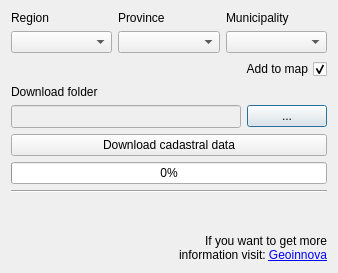
<?xml version="1.0" encoding="UTF-8"?>
<ui version="4.0">
 <class>ItalyInspireCadastreDownloaderDialogBase</class>
 <widget class="QDialog" name="ItalyInspireCadastreDownloaderDialogBase">
  <property name="geometry">
   <rect>
    <x>0</x>
    <y>0</y>
    <width>338</width>
    <height>273</height>
   </rect>
  </property>
  <property name="windowTitle">
   <string>Italy Inspire Cadastre Downloader</string>
  </property>
  <layout class="QVBoxLayout" name="verticalLayout">
   <item>
    <layout class="QGridLayout" name="gridLayout_4">
     <item row="1" column="2">
      <widget class="QComboBox" name="comboBox_municipality">
       <property name="sizePolicy">
        <sizepolicy hsizetype="Preferred" vsizetype="Fixed">
         <horstretch>0</horstretch>
         <verstretch>0</verstretch>
        </sizepolicy>
       </property>
       <property name="contextMenuPolicy">
        <enum>Qt::DefaultContextMenu</enum>
       </property>
       <property name="locale">
        <locale language="English" country="UnitedKingdom"/>
       </property>
      </widget>
     </item>
     <item row="0" column="2">
      <widget class="QLabel" name="label_municipality">
       <property name="sizePolicy">
        <sizepolicy hsizetype="Preferred" vsizetype="Preferred">
         <horstretch>0</horstretch>
         <verstretch>0</verstretch>
        </sizepolicy>
       </property>
       <property name="minimumSize">
        <size>
         <width>100</width>
         <height>0</height>
        </size>
       </property>
       <property name="text">
        <string>Municipality</string>
       </property>
      </widget>
     </item>
     <item row="1" column="0">
      <widget class="QComboBox" name="comboBox_region">
       <property name="sizePolicy">
        <sizepolicy hsizetype="Preferred" vsizetype="Fixed">
         <horstretch>0</horstretch>
         <verstretch>0</verstretch>
        </sizepolicy>
       </property>
       <property name="locale">
        <locale language="English" country="UnitedKingdom"/>
       </property>
      </widget>
     </item>
     <item row="0" column="0">
      <widget class="QLabel" name="label_region">
       <property name="sizePolicy">
        <sizepolicy hsizetype="Preferred" vsizetype="Preferred">
         <horstretch>0</horstretch>
         <verstretch>0</verstretch>
        </sizepolicy>
       </property>
       <property name="minimumSize">
        <size>
         <width>100</width>
         <height>0</height>
        </size>
       </property>
       <property name="text">
        <string>Region</string>
       </property>
      </widget>
     </item>
     <item row="1" column="1">
      <widget class="QComboBox" name="comboBox_province">
       <property name="sizePolicy">
        <sizepolicy hsizetype="Preferred" vsizetype="Fixed">
         <horstretch>0</horstretch>
         <verstretch>0</verstretch>
        </sizepolicy>
       </property>
       <property name="locale">
        <locale language="English" country="UnitedKingdom"/>
       </property>
      </widget>
     </item>
     <item row="0" column="1">
      <widget class="QLabel" name="label_province">
       <property name="sizePolicy">
        <sizepolicy hsizetype="Preferred" vsizetype="Preferred">
         <horstretch>0</horstretch>
         <verstretch>0</verstretch>
        </sizepolicy>
       </property>
       <property name="minimumSize">
        <size>
         <width>100</width>
         <height>0</height>
        </size>
       </property>
       <property name="text">
        <string>Province</string>
       </property>
      </widget>
     </item>
    </layout>
   </item>
   <item>
    <layout class="QGridLayout" name="gridLayout_2">
     <item row="0" column="0">
      <widget class="QCheckBox" name="checkBox_addToMap">
       <property name="sizePolicy">
        <sizepolicy hsizetype="Expanding" vsizetype="Fixed">
         <horstretch>0</horstretch>
         <verstretch>0</verstretch>
        </sizepolicy>
       </property>
       <property name="layoutDirection">
        <enum>Qt::RightToLeft</enum>
       </property>
       <property name="locale">
        <locale language="English" country="UnitedKingdom"/>
       </property>
       <property name="text">
        <string>Add to map</string>
       </property>
       <property name="checkable">
        <bool>true</bool>
       </property>
       <property name="checked">
        <bool>true</bool>
       </property>
      </widget>
     </item>
    </layout>
   </item>
   <item>
    <widget class="QLabel" name="label_descarga">
     <property name="text">
      <string>Download folder</string>
     </property>
    </widget>
   </item>
   <item>
    <layout class="QHBoxLayout" name="horizontalLayout_3">
     <item>
      <widget class="QLineEdit" name="lineEdit_path">
       <property name="enabled">
        <bool>false</bool>
       </property>
       <property name="minimumSize">
        <size>
         <width>0</width>
         <height>23</height>
        </size>
       </property>
      </widget>
     </item>
     <item>
      <widget class="QPushButton" name="pushButton_select_path">
       <property name="sizePolicy">
        <sizepolicy hsizetype="Fixed" vsizetype="Fixed">
         <horstretch>0</horstretch>
         <verstretch>0</verstretch>
        </sizepolicy>
       </property>
       <property name="text">
        <string>...</string>
       </property>
      </widget>
     </item>
    </layout>
   </item>
   <item>
    <widget class="QPushButton" name="pushButton_run">
     <property name="locale">
      <locale language="English" country="UnitedKingdom"/>
     </property>
     <property name="text">
      <string>Download cadastral data</string>
     </property>
    </widget>
   </item>
   <item>
    <spacer name="verticalSpacer_3">
     <property name="orientation">
      <enum>Qt::Vertical</enum>
     </property>
     <property name="sizeType">
      <enum>QSizePolicy::Fixed</enum>
     </property>
     <property name="sizeHint" stdset="0">
      <size>
       <width>20</width>
       <height>0</height>
      </size>
     </property>
    </spacer>
   </item>
   <item>
    <widget class="QProgressBar" name="progressBar">
     <property name="value">
      <number>0</number>
     </property>
    </widget>
   </item>
   <item>
    <widget class="Line" name="line">
     <property name="orientation">
      <enum>Qt::Horizontal</enum>
     </property>
    </widget>
   </item>
   <item>
    <spacer name="verticalSpacer_2">
     <property name="orientation">
      <enum>Qt::Vertical</enum>
     </property>
     <property name="sizeHint" stdset="0">
      <size>
       <width>20</width>
       <height>0</height>
      </size>
     </property>
    </spacer>
   </item>
   <item>
    <layout class="QGridLayout" name="gridLayout">
     <property name="topMargin">
      <number>0</number>
     </property>
     <item row="1" column="1">
      <widget class="QLabel" name="label">
       <property name="sizePolicy">
        <sizepolicy hsizetype="Preferred" vsizetype="Preferred">
         <horstretch>0</horstretch>
         <verstretch>0</verstretch>
        </sizepolicy>
       </property>
       <property name="layoutDirection">
        <enum>Qt::LeftToRight</enum>
       </property>
       <property name="text">
        <string>&lt;html&gt;&lt;head/&gt;&lt;body&gt;&lt;p&gt;If you want to get more information visit: &lt;a href=&quot;https://geoinnova.org/&quot;&gt;&lt;span style=&quot; text-decoration: underline; color:#0000ff;&quot;&gt;Geoinnova&lt;/span&gt;&lt;/a&gt;&lt;/p&gt;&lt;/body&gt;&lt;/html&gt;</string>
       </property>
       <property name="alignment">
        <set>Qt::AlignBottom|Qt::AlignRight|Qt::AlignTrailing</set>
       </property>
       <property name="wordWrap">
        <bool>true</bool>
       </property>
       <property name="openExternalLinks">
        <bool>true</bool>
       </property>
      </widget>
     </item>
     <item row="1" column="0">
      <widget class="QLabel" name="label_svg">
       <property name="minimumSize">
        <size>
         <width>0</width>
         <height>0</height>
        </size>
       </property>
       <property name="maximumSize">
        <size>
         <width>16777215</width>
         <height>16777215</height>
        </size>
       </property>
       <property name="text">
        <string/>
       </property>
       <property name="alignment">
        <set>Qt::AlignBottom|Qt::AlignLeading|Qt::AlignLeft</set>
       </property>
      </widget>
     </item>
    </layout>
   </item>
  </layout>
 </widget>
 <resources/>
 <connections/>
</ui>
